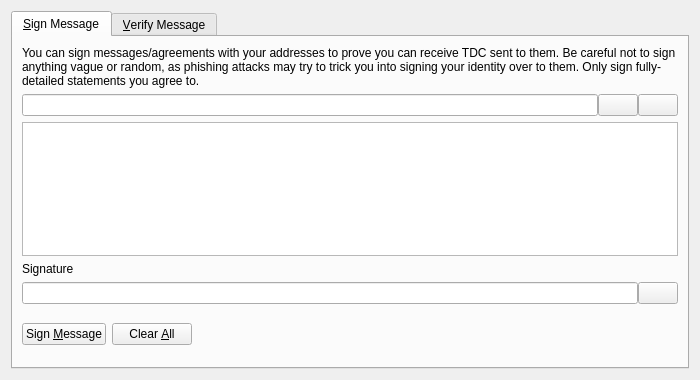
<?xml version="1.0" encoding="UTF-8"?>
<ui version="4.0">
 <class>SignVerifyMessageDialog</class>
 <widget class="QDialog" name="SignVerifyMessageDialog">
  <property name="geometry">
   <rect>
    <x>0</x>
    <y>0</y>
    <width>700</width>
    <height>380</height>
   </rect>
  </property>
  <property name="windowTitle">
   <string>Signatures - Sign / Verify a Message</string>
  </property>
  <property name="modal">
   <bool>true</bool>
  </property>
  <layout class="QVBoxLayout" name="verticalLayout">
   <item>
    <widget class="QTabWidget" name="tabWidget">
     <property name="currentIndex">
      <number>0</number>
     </property>
     <widget class="QWidget" name="tabSignMessage">
      <attribute name="title">
       <string>&amp;Sign Message</string>
      </attribute>
      <layout class="QVBoxLayout" name="verticalLayout_SM">
       <item>
        <widget class="QLabel" name="infoLabel_SM">
         <property name="text">
          <string>You can sign messages/agreements with your addresses to prove you can receive TDC sent to them. Be careful not to sign anything vague or random, as phishing attacks may try to trick you into signing your identity over to them. Only sign fully-detailed statements you agree to.</string>
         </property>
         <property name="textFormat">
          <enum>Qt::PlainText</enum>
         </property>
         <property name="wordWrap">
          <bool>true</bool>
         </property>
        </widget>
       </item>
       <item>
        <layout class="QHBoxLayout" name="horizontalLayout_1_SM">
         <property name="spacing">
          <number>0</number>
         </property>
         <item>
          <widget class="QValidatedLineEdit" name="addressIn_SM">
           <property name="toolTip">
            <string>The TDC address to sign the message with</string>
           </property>
          </widget>
         </item>
         <item>
          <widget class="QPushButton" name="addressBookButton_SM">
           <property name="toolTip">
            <string>Choose previously used address</string>
           </property>
           <property name="text">
            <string/>
           </property>
           <property name="shortcut">
            <string>Alt+A</string>
           </property>
           <property name="autoDefault">
            <bool>false</bool>
           </property>
          </widget>
         </item>
         <item>
          <widget class="QPushButton" name="pasteButton_SM">
           <property name="toolTip">
            <string>Paste address from clipboard</string>
           </property>
           <property name="text">
            <string/>
           </property>
           <property name="shortcut">
            <string>Alt+P</string>
           </property>
           <property name="autoDefault">
            <bool>false</bool>
           </property>
          </widget>
         </item>
        </layout>
       </item>
       <item>
        <widget class="QPlainTextEdit" name="messageIn_SM">
         <property name="toolTip">
          <string>Enter the message you want to sign here</string>
         </property>
        </widget>
       </item>
       <item>
        <widget class="QLabel" name="signatureLabel_SM">
         <property name="text">
          <string>Signature</string>
         </property>
         <property name="textFormat">
          <enum>Qt::PlainText</enum>
         </property>
        </widget>
       </item>
       <item>
        <layout class="QHBoxLayout" name="horizontalLayout_2_SM">
         <property name="spacing">
          <number>0</number>
         </property>
         <item>
          <widget class="QLineEdit" name="signatureOut_SM">
           <property name="font">
            <font>
             <italic>true</italic>
            </font>
           </property>
           <property name="readOnly">
            <bool>true</bool>
           </property>
          </widget>
         </item>
         <item>
          <widget class="QPushButton" name="copySignatureButton_SM">
           <property name="toolTip">
            <string>Copy the current signature to the system clipboard</string>
           </property>
           <property name="text">
            <string/>
           </property>
           <property name="autoDefault">
            <bool>false</bool>
           </property>
          </widget>
         </item>
        </layout>
       </item>
       <item>
        <layout class="QHBoxLayout" name="horizontalLayout_3_SM">
         <item>
          <widget class="QPushButton" name="signMessageButton_SM">
           <property name="toolTip">
            <string>Sign the message to prove you own this TDC address</string>
           </property>
           <property name="text">
            <string>Sign &amp;Message</string>
           </property>
           <property name="autoDefault">
            <bool>false</bool>
           </property>
          </widget>
         </item>
         <item>
          <widget class="QPushButton" name="clearButton_SM">
           <property name="toolTip">
            <string>Reset all sign message fields</string>
           </property>
           <property name="text">
            <string>Clear &amp;All</string>
           </property>
           <property name="autoDefault">
            <bool>false</bool>
           </property>
          </widget>
         </item>
         <item>
          <spacer name="horizontalSpacer_1_SM">
           <property name="orientation">
            <enum>Qt::Horizontal</enum>
           </property>
           <property name="sizeHint" stdset="0">
            <size>
             <width>40</width>
             <height>48</height>
            </size>
           </property>
          </spacer>
         </item>
         <item>
          <widget class="QLabel" name="statusLabel_SM">
           <property name="font">
            <font>
             <weight>75</weight>
             <bold>true</bold>
            </font>
           </property>
           <property name="text">
            <string/>
           </property>
           <property name="wordWrap">
            <bool>true</bool>
           </property>
          </widget>
         </item>
         <item>
          <spacer name="horizontalSpacer_2_SM">
           <property name="orientation">
            <enum>Qt::Horizontal</enum>
           </property>
           <property name="sizeHint" stdset="0">
            <size>
             <width>40</width>
             <height>48</height>
            </size>
           </property>
          </spacer>
         </item>
        </layout>
       </item>
      </layout>
     </widget>
     <widget class="QWidget" name="tabVerifyMessage">
      <attribute name="title">
       <string>&amp;Verify Message</string>
      </attribute>
      <layout class="QVBoxLayout" name="verticalLayout_VM">
       <item>
        <widget class="QLabel" name="infoLabel_VM">
         <property name="text">
          <string>Enter the receiver's address, message (ensure you copy line breaks, spaces, tabs, etc. exactly) and signature below to verify the message. Be careful not to read more into the signature than what is in the signed message itself, to avoid being tricked by a man-in-the-middle attack. Note that this only proves the signing party receives with the address, it cannot prove sendership of any transaction!</string>
         </property>
         <property name="textFormat">
          <enum>Qt::PlainText</enum>
         </property>
         <property name="alignment">
          <set>Qt::AlignLeading|Qt::AlignLeft|Qt::AlignTop</set>
         </property>
         <property name="wordWrap">
          <bool>true</bool>
         </property>
        </widget>
       </item>
       <item>
        <layout class="QHBoxLayout" name="horizontalLayout_1_VM">
         <property name="spacing">
          <number>0</number>
         </property>
         <item>
          <widget class="QValidatedLineEdit" name="addressIn_VM">
           <property name="toolTip">
            <string>The TDC address the message was signed with</string>
           </property>
          </widget>
         </item>
         <item>
          <widget class="QPushButton" name="addressBookButton_VM">
           <property name="toolTip">
            <string>Choose previously used address</string>
           </property>
           <property name="text">
            <string/>
           </property>
           <property name="shortcut">
            <string>Alt+A</string>
           </property>
           <property name="autoDefault">
            <bool>false</bool>
           </property>
          </widget>
         </item>
        </layout>
       </item>
       <item>
        <widget class="QPlainTextEdit" name="messageIn_VM"/>
       </item>
       <item>
        <widget class="QValidatedLineEdit" name="signatureIn_VM"/>
       </item>
       <item>
        <layout class="QHBoxLayout" name="horizontalLayout_2_VM">
         <item>
          <widget class="QPushButton" name="verifyMessageButton_VM">
           <property name="toolTip">
            <string>Verify the message to ensure it was signed with the specified TDC address</string>
           </property>
           <property name="text">
            <string>Verify &amp;Message</string>
           </property>
           <property name="autoDefault">
            <bool>false</bool>
           </property>
          </widget>
         </item>
         <item>
          <widget class="QPushButton" name="clearButton_VM">
           <property name="toolTip">
            <string>Reset all verify message fields</string>
           </property>
           <property name="text">
            <string>Clear &amp;All</string>
           </property>
           <property name="autoDefault">
            <bool>false</bool>
           </property>
          </widget>
         </item>
         <item>
          <spacer name="horizontalSpacer_1_VM">
           <property name="orientation">
            <enum>Qt::Horizontal</enum>
           </property>
           <property name="sizeHint" stdset="0">
            <size>
             <width>40</width>
             <height>48</height>
            </size>
           </property>
          </spacer>
         </item>
         <item>
          <widget class="QLabel" name="statusLabel_VM">
           <property name="font">
            <font>
             <weight>75</weight>
             <bold>true</bold>
            </font>
           </property>
           <property name="text">
            <string/>
           </property>
           <property name="wordWrap">
            <bool>true</bool>
           </property>
          </widget>
         </item>
         <item>
          <spacer name="horizontalSpacer_2_VM">
           <property name="orientation">
            <enum>Qt::Horizontal</enum>
           </property>
           <property name="sizeHint" stdset="0">
            <size>
             <width>40</width>
             <height>48</height>
            </size>
           </property>
          </spacer>
         </item>
        </layout>
       </item>
      </layout>
     </widget>
    </widget>
   </item>
  </layout>
 </widget>
 <customwidgets>
  <customwidget>
   <class>QValidatedLineEdit</class>
   <extends>QLineEdit</extends>
   <header>qvalidatedlineedit.h</header>
  </customwidget>
 </customwidgets>
 <resources>
  <include location="../TDC.qrc"/>
 </resources>
 <connections/>
</ui>
